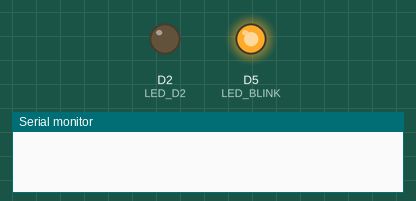
Bench run of a sketch on a simulated ESP8266 (NodeMCU). On the bench: output pins drawn as LEDs (lit = HIGH), the last lines printed to the serial monitor. WiFi joins after 1.5 s; servers stay silent unless stated.

Above: at 0.1 s.
At 1.6 s:
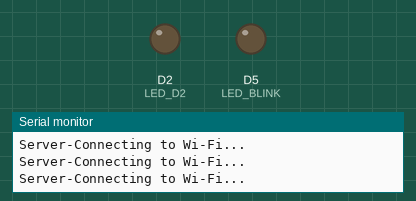
Timing chart, 0 to 3.1 s (numbered marks = the images above):
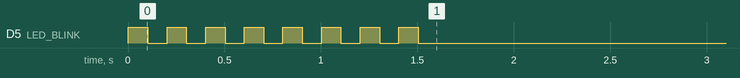

The sketch:

Server.ino
```cpp
#include <ESP8266WiFi.h>
#include <WiFiUdp.h>
#include <string.h>

const char* ssid = "Robocricket_AP";
const char* password = "Jiminy_AP";
const char* host = "172.20.10.4"; // IP address of the receiver
const int port = 32345; // UDP port to send to
int LED_BLINK = D5;
int LED_D2 = D2;
unsigned long switchPressedTime = 0;
const int manualModeSwitchTime = 3000;
bool manualMode = false;
int len=0;
WiFiUDP udp;
const int packetSize = 50;
byte packetData[packetSize];

void setup() {
  Serial.begin(115200);
  pinMode(LED_BLINK, OUTPUT);
  pinMode(LED_D2, OUTPUT);
  digitalWrite(LED_D2, LOW);

  WiFi.mode(WIFI_STA); // put ESP8266 into client mode
  WiFi.begin(ssid, password);
  while (WiFi.status() != WL_CONNECTED) {
    digitalWrite(LED_BLINK, HIGH);
    delay(100);
    Serial.println("Server-Connecting to Wi-Fi...");
    digitalWrite(LED_BLINK, LOW);
    delay(100);
  }
  Serial.println("Connected to WiFi");

  udp.begin(port); // Use any local port

  Serial.println("Connected to Wi-Fi!");
  Serial.print("Local IP address: ");
  Serial.println(WiFi.localIP());
  Serial.print("Local port: ");
  Serial.println(port);
  udp.beginPacket(host, port);
}

void loop() {

  if (manualMode) {
  }
  else {
    digitalWrite(LED_D2, LOW); // turn off LED on D2
    if (Serial.available()) {
      String str = Serial.readStringUntil('\n');
      len = str.length();
      str.getBytes(packetData,len);
      udp.write(packetData, len);
      udp.endPacket();
    }
  }

  if (WiFi.status() != WL_CONNECTED) {
    digitalWrite(LED_BLINK, HIGH);
    delay(100);
  } else {
    digitalWrite(LED_BLINK, LOW);
  }
}
```
